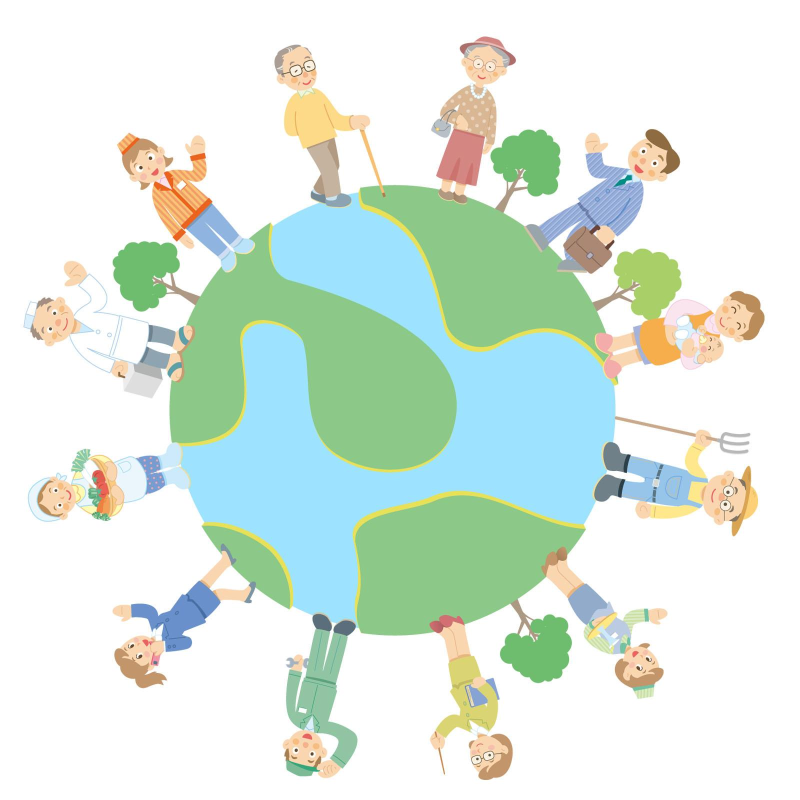
#> input picture original_images/1263427.jpg, 1600 x 1600 px (shown at 1/2 size)
$ python -i Web.py   (imports and definitions only)
#> lines starting #> are read from the running program, lines starting #| are printed output that depends on the picture; after the words box and inside, x2 and y2 are one past the last pixel; in counts of white or black regions, pixels touching at a corner belong together
import streamlit as st
import cv2
import numpy as np
from PIL import Image
import os
import io
import matplotlib.pyplot as plt
import base64

# Matplotlibのバックエンドを設定
# [22 lines not run here, left out]

# 画像処理関数の定義
# セピアフィルタを適用する関数
# [7 lines left out: function apply_sepia_filter, not called in this run]

# ぼかしフィルタを適用する関数
def apply_blur_filter(image):
    blur_image = cv2.GaussianBlur(image, (15, 15), 0)
    return blur_image

# モノクロフィルタを適用する関数
def apply_monochrome_filter(image):
    gray_image = cv2.cvtColor(image, cv2.COLOR_RGB2GRAY)
    return cv2.cvtColor(gray_image, cv2.COLOR_GRAY2RGB)

# エッジ検出フィルタを適用する関数
def apply_edge_detection(image):
    gray_image = cv2.cvtColor(image, cv2.COLOR_RGB2GRAY)
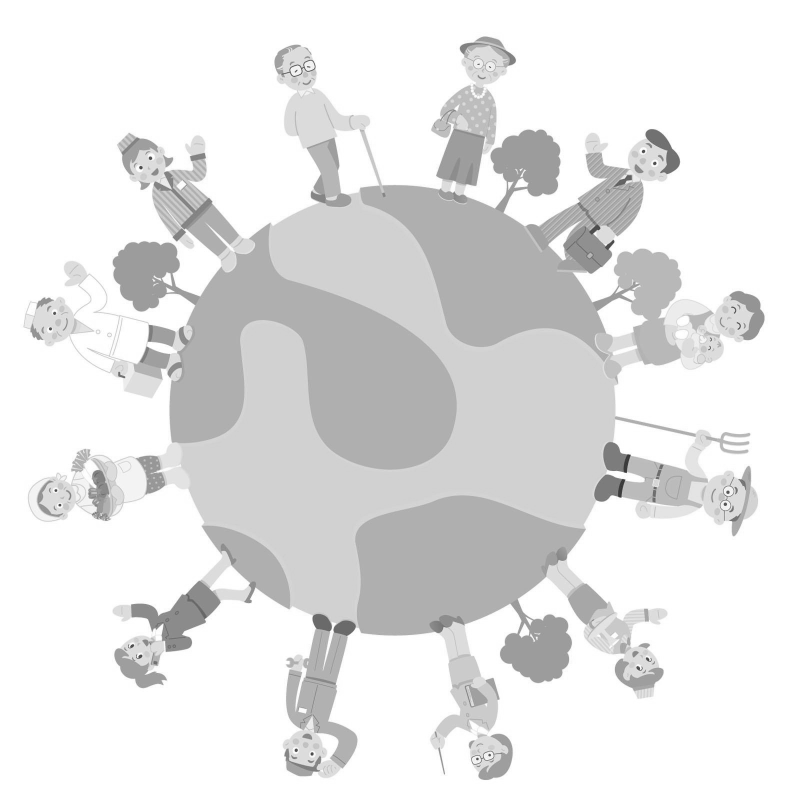
#> gray_image: shape (1600, 1600) (shown at 1/2 size); min 36, max 255, mean 229.2
    edges = cv2.Canny(gray_image, 100, 200)
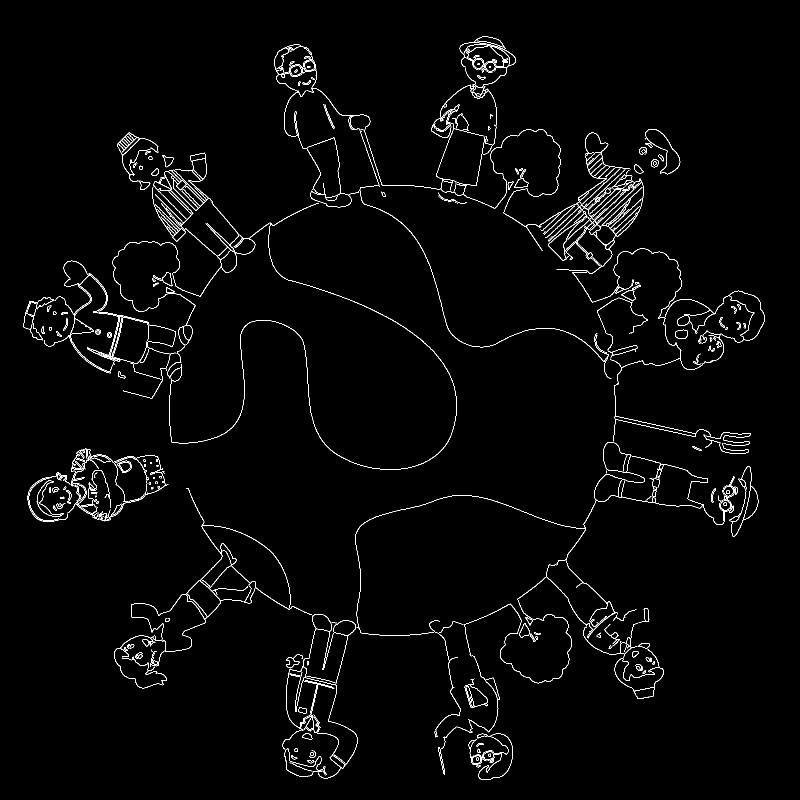
#> edges: shape (1600, 1600) (shown at 1/2 size); 1.9% white in thin lines or dots, all inside (x1, y1, x2, y2) = (46, 73, 1529, 1560)
    edge_image = cv2.cvtColor(edges, cv2.COLOR_GRAY2RGB)
    return edge_image

# 色反転フィルタを適用する関数
def apply_color_inversion(image):
    inverted_image = cv2.bitwise_not(image)
    return inverted_image

# 明るさ調整フィルタを適用する関数
def apply_brightness_adjustment(image, brightness_factor):
    adjusted_image = cv2.convertScaleAbs(image, alpha=brightness_factor, beta=0)
    return adjusted_image

# モザイク効果を適用する関数
# [26 lines left out: functions apply_mosaic_effect, apply_crop, save_and_download_image, not called in this run]

# サイドバーに画像をアップロードするセクションを追加
# [5 lines not run here, left out]

# フィルタ適用後の画像を初期化
filtered_image = None

# [100 lines not run here, left out]

>>> import cv2
>>> picture = cv2.cvtColor(cv2.imread('original_images/1263427.jpg'), cv2.COLOR_BGR2RGB)
>>> result = apply_edge_detection(picture)

$ run again, on original_images/23343835.jpg
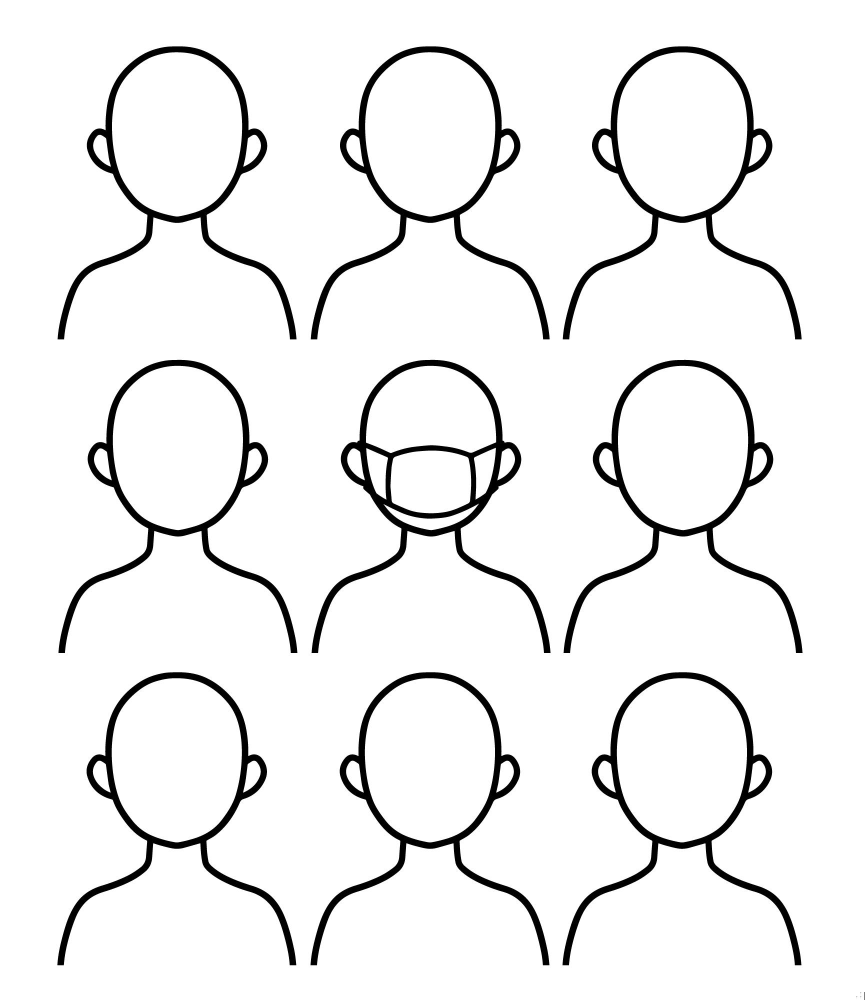
#> input picture original_images/23343835.jpg, 1729 x 2000 px (shown at 1/2 size)
#> picture is the input picture: shape (2000, 1729, 3); min 0, max 255, mean 238.4
#> in apply_edge_detection, `edges = cv2.Canny(gray_image, 100, 200)`:
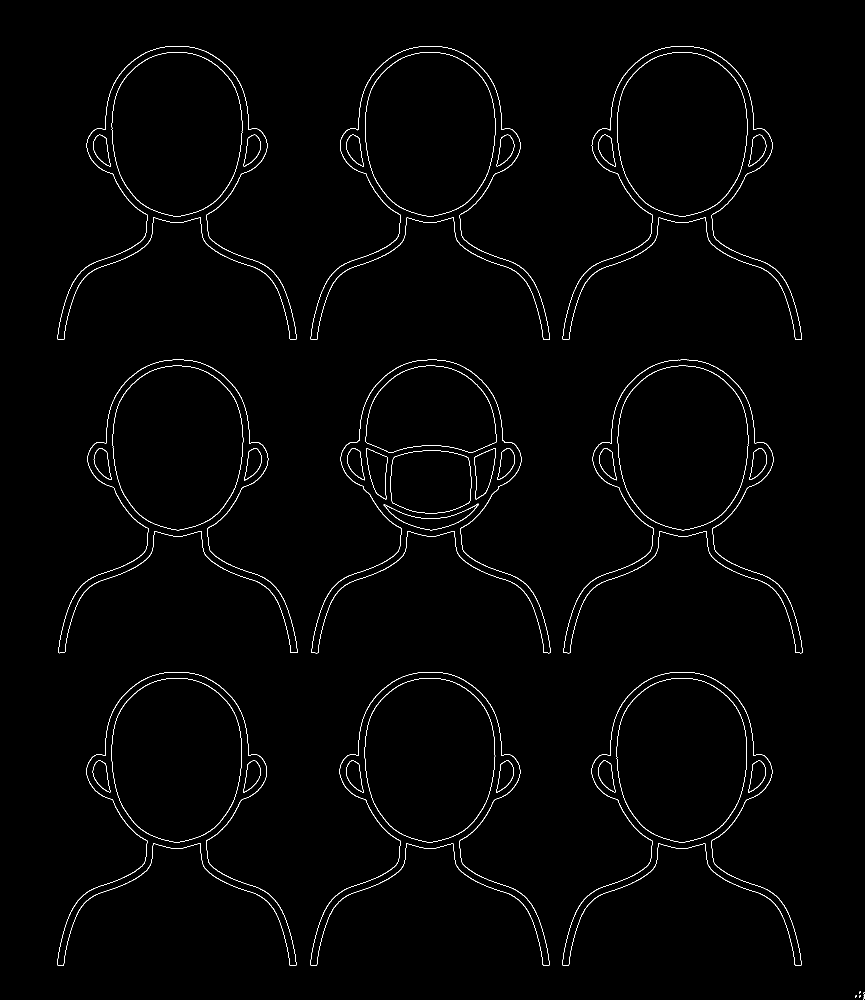
#> edges: shape (2000, 1729) (shown at 1/2 size); 1.1% white in thin lines or dots, all inside (x1, y1, x2, y2) = (114, 92, 1729, 2000)
